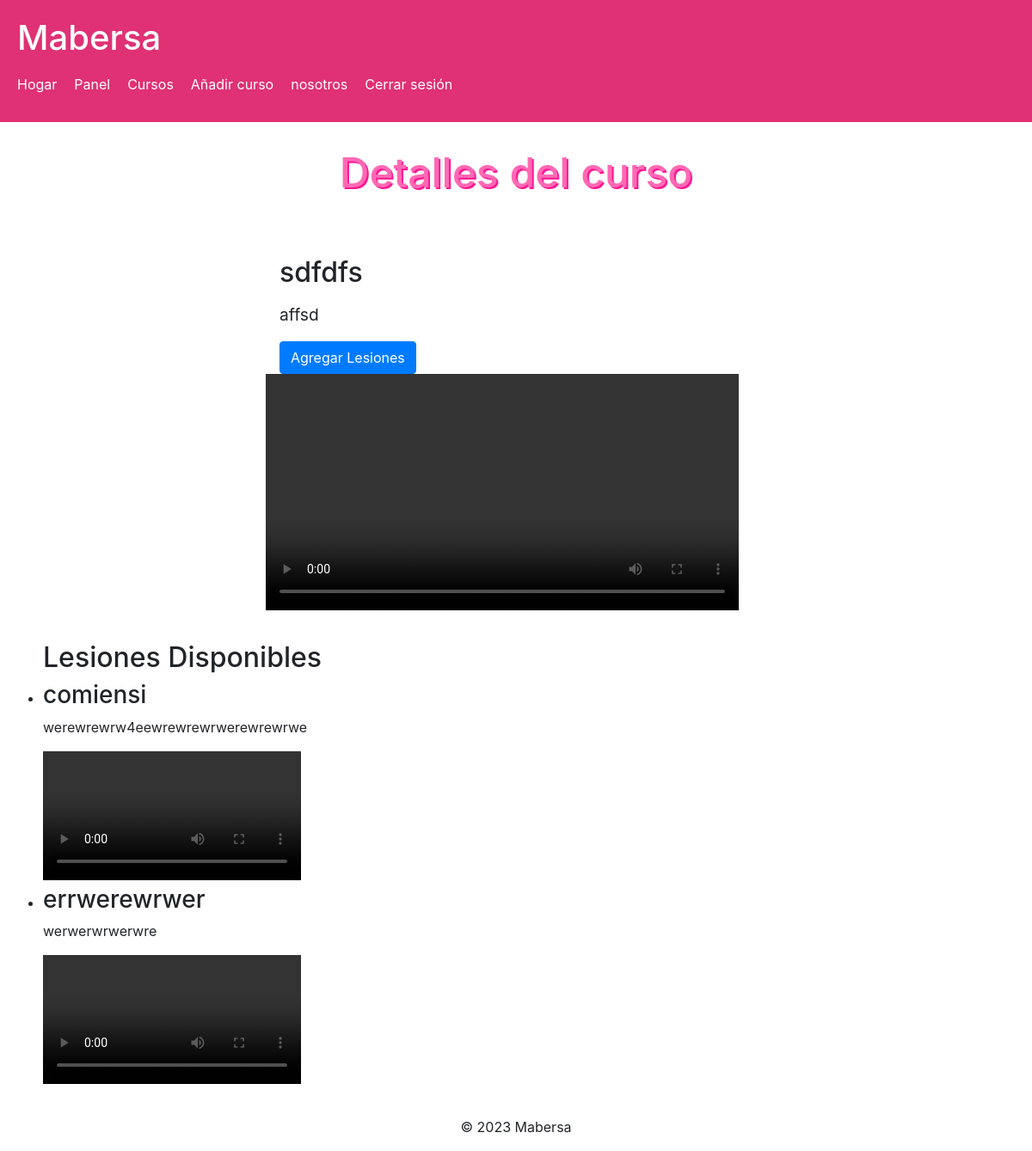
/teacher_course.php?c_id=30 (signed in), run on an earlier commit of the app's database.
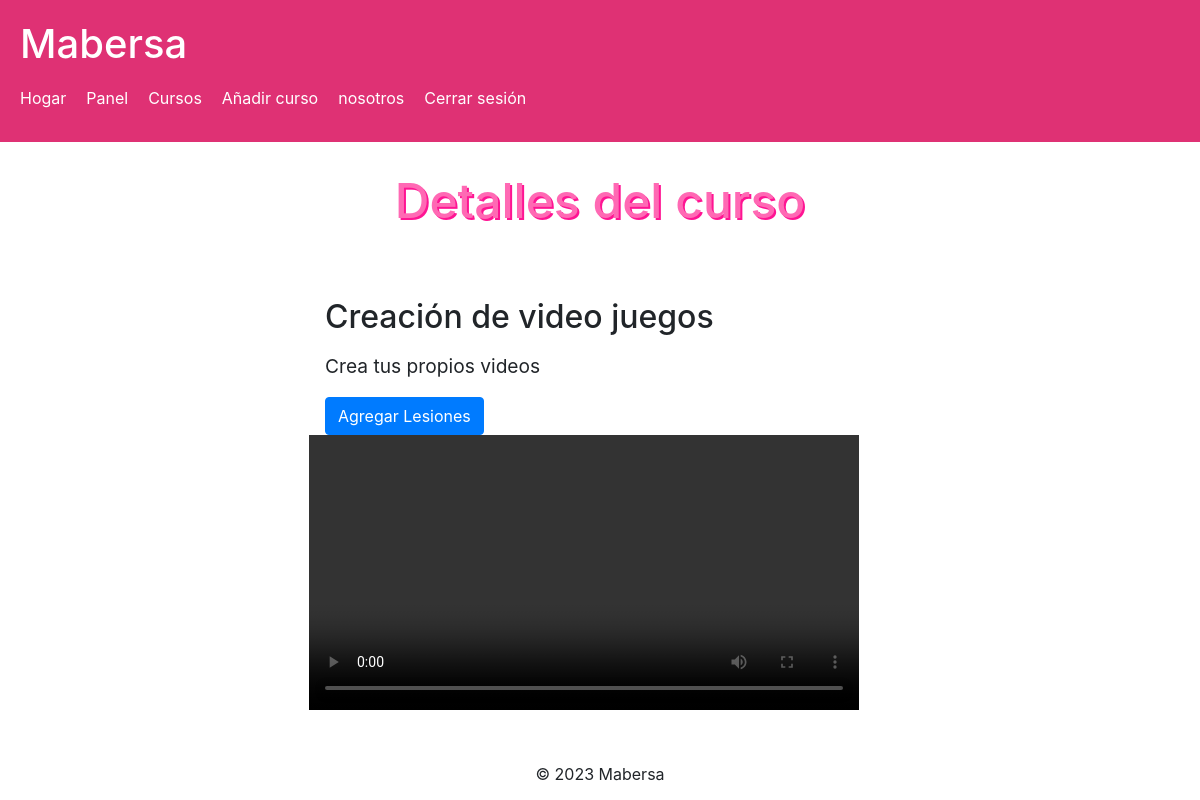
And on a later commit of the database.
### tables this page shows
CREATE TABLE `courses` (
  `c_id` int(11) NOT NULL,
  `t_id` int(11) NOT NULL,
  `course_name` varchar(255) NOT NULL,
  `course_description` text DEFAULT NULL,
  `video` varchar(255) DEFAULT NULL,
  `image` varchar(255) DEFAULT NULL,
  `timestamp` timestamp NOT NULL DEFAULT current_timestamp(),
  `approved` tinyint(1) DEFAULT 0
);

CREATE TABLE `lesiones` (
  `l_id` int(11) NOT NULL,
  `t_id` int(11) NOT NULL,
  `lesion_name` varchar(255) NOT NULL,
  `lesion_description` text DEFAULT NULL,
  `video` varchar(255) NOT NULL
);

### teacher_course.php (the view, shortened to what this page needs)
<?php
require_once('db_conn.php');
if (isset($_REQUEST['c_id'])) {
    $c_id = mysqli_real_escape_string($conn, $_REQUEST['c_id']);
    $sql = "SELECT * FROM courses WHERE `c_id` = '$c_id'";
    $result = mysqli_query($conn, $sql);
    $row = mysqli_fetch_assoc($result);
    if (mysqli_num_rows($result) > 0) {
        $c_id = $row['c_id'];
        $t_id = $row['t_id'];
        $sql_lesiones = "SELECT * FROM lesiones WHERE t_id = $t_id";
        $result_lesiones = mysqli_query($conn, $sql_lesiones);
    } else {
        $show = "<div class='error'>No se encontraron cursos.</div>";
    }
}
?>
<!DOCTYPE html>
<html>
<head>
    <link rel="stylesheet" type="text/css" href="./assets/css/style.css">
    <link rel="stylesheet" type="text/css" href="https://stackpath.bootstrapcdn.com/bootstrap/4.5.2/css/bootstrap.min.css">
</head>
<body>
    <?php include('header.php'); ?>
    <main>
        <h1 class="page-title">Detalles del curso</h1>
        <div class="course-container">
            <div class="course-info">
                <h2><?php echo $row['course_name']; ?></h2>
                <p><?php echo nl2br($row['course_description']); ?></p>
                <a href="add_lesion.php?c_id=<?php echo $c_id; ?>" class="btn btn-primary">Agregar Lesiones</a>
            </div>
            <div class="video-container">
                <video src="./<?php echo $row['video']; ?>" controls></video>
            </div>
        </div>
        <?php if (mysqli_num_rows($result_lesiones) > 0): ?>
            <h2>Lesiones Disponibles</h2>
            <ul>
                <?php while ($row_lesiones = mysqli_fetch_assoc($result_lesiones)): ?>
                    <li>
                        <h3><?php echo $row_lesiones['lesion_name']; ?></h3>
                        <p><?php echo $row_lesiones['lesion_description']; ?></p>
                        <video src="<?php echo $row_lesiones['video']; ?>" controls></video>
                    </li>
                <?php endwhile; ?>
            </ul>
        <?php endif; ?>
    </main>
    <?php include('footer.php'); ?>
</body>
</html>

What changed in the data, as far as the page shows it:
removed lesiones: lesion_name "comiensi", lesion_description "werewrewrw4eewrewrewrwerewrewrwe"
removed lesiones: lesion_name "errwerewrwer", lesion_description "werwerwrwerwre"
changed courses: course_name "sdfdfs" → "Creación de video juegos"; course_description "affsd" → "Crea tus propios videos"
Also different on the page:
text no longer shown: "Lesiones Disponibles"
